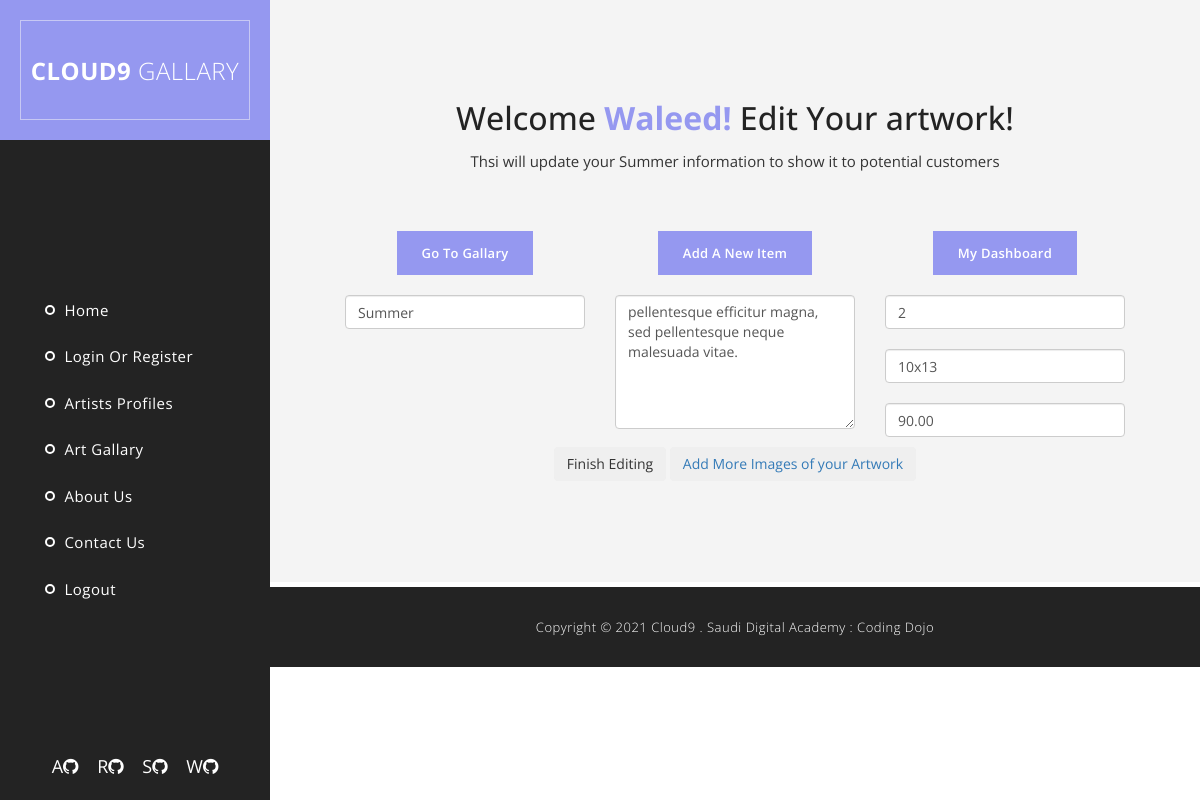
/edit_item/4 (signed in), run on an earlier commit of the app's database.
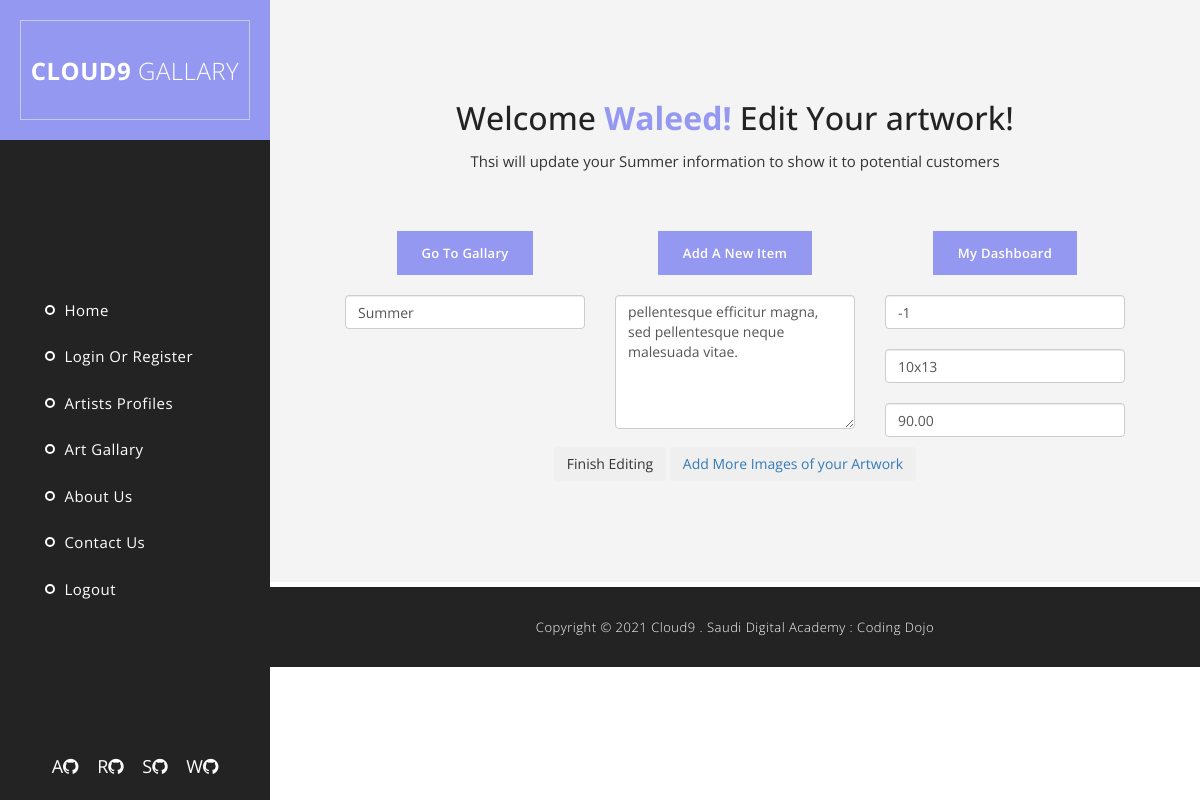
And on a later commit of the database.
### art_app/models.py (models this page shows)
class Artwork(models.Model):
    title = models.CharField(max_length = 45)
    description = models.TextField()
    quantity = models.IntegerField()
    size = models.CharField(max_length = 15)
    price = models.DecimalField(max_digits=8, decimal_places=2)
    artist = models.ForeignKey(Artist, related_name="artworks", on_delete= models.CASCADE)
    customer = models.ManyToManyField(Customer, related_name = "purchases")
    created_at = models.DateTimeField(auto_now_add=True)
    updated_at = models.DateTimeField(auto_now=True)

### art_app/views.py (the view)
# urls.py: path('edit_item/<int:artwork_id>', views.edit_item),
def edit_item(request, artwork_id):
    if 'uid' in request.session:
        this_user = Account.objects.get(id=request.session['uid'])
        if this_user.is_artist:
            this_user = Artist.objects.get(account_id=request.session['uid'])
            context = {
                "this_artist": this_user,
                "this_artwork": Artwork.objects.get(id=artwork_id),
            }
        else:
            return redirect('/')
    return render(request, 'edit_item_1.html', context)

### art_app/templates/edit_item_1.html (shortened to what the changed rows need)
<!DOCTYPE html>
<html>
    <head>
        {%load static%}
        <link rel='stylesheet' href="{% static 'css/bootstrap.min.css' %}">
        <link rel='stylesheet' href="{% static 'css/bootstrap-theme.min.css' %}">
        <link rel='stylesheet' href="{% static 'css/fontAwesome.css' %}">
        <link rel='stylesheet' href="{% static 'css/light-box.css' %}">
        <link rel='stylesheet' href="{% static 'css/owl-carousel.css' %}">
        <link rel='stylesheet' href="{% static 'css/templatemo-style.css' %}">
        <link rel='stylesheet' href="{% static 'css/style.css' %}">
    </head>
<body>
        <div class="page-content">
            <section id="video" class="content-section">
                <div class="row">
                    <div class="col-md-12">
                        <div class="section-heading">
                            <h1>Welcome<em> {{this_artist.account.first_name}}! </em> Edit Your artwork!</h1>
                            <p>Thsi will update your {{this_artwork.title}} information to show it to potential customers</p>
                        </div>
                        <div class="item">
                            <div class="section-content">
                                <form action="/update_artwork/{{this_artwork.id}}" method="POST">
                                    <div class="col-md-4">
                                        <fieldset>
                                            <input name="title" type="text" class="form-control" id="title" placeholder="Art title..." required="true" value="{{this_artwork.title}}">
                                        </fieldset>
                                    </div>
                                    <div class="col-md-4">
                                        <fieldset>
                                            <textarea name="Description" rows="6" class="form-control" id="description" placeholder="Art description..." required="">{{this_artwork.description}}</textarea>
                                        </fieldset>
                                    </div>
                                    <div class="col-md-4">
                                        <fieldset>
                                            <input name="quantity" type="number" class="form-control" id="quantity" placeholder="quantity" required="true" value="{{this_artwork.quantity}}">
                                        </fieldset>
                                    </div>
                                    <div class="col-md-4">
                                        <fieldset>
                                            <input name="size" type="text" class="form-control" id="size" placeholder="Dimensions ..." required="" value="{{this_artwork.size}}">
                                        </fieldset>
                                    </div>
                                    <div class="col-md-4">
                                        <fieldset>
                                            <input name="price" type="number" class="form-control" id="price" max="5000" placeholder="price" required="true" value="{{this_artwork.price}}">
                                        </fieldset>
                                    </div>
                                </form>
                            </div>
                        </div>
                    </div>
                </div>
            </section>
        </div>
</body>
</html>

What changed in the data, as far as the page shows it:
changed Artwork "Summer": quantity "2" → "-1"
